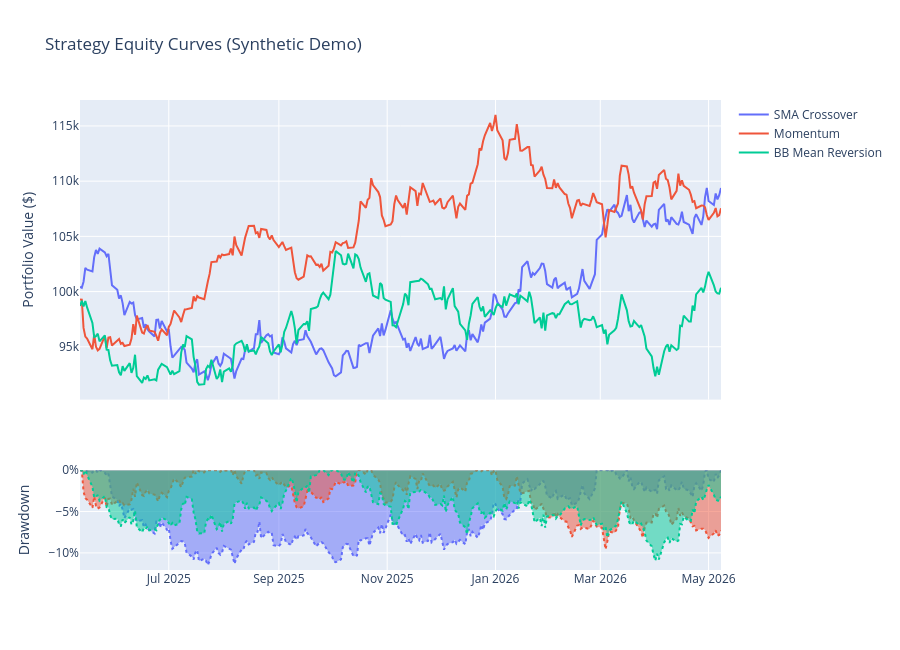

The notebook cell this image was saved under:
### Markdown cell above
## 4. Equity Curves Side-by-Side

Plot equity curves for all strategies with drawdown shading on a secondary row.

### Code cell
try:
    if not results:
        raise ValueError("No backtest results to plot")

    fig = make_subplots(
        rows=2, cols=1, shared_xaxes=True,
        row_heights=[0.75, 0.25],
        subplot_titles=("Equity Curves", "Drawdown"),
        vertical_spacing=0.08,
    )

    colors = ["#636EFA", "#EF553B", "#00CC96", "#AB63FA"]
    for i, (name, result) in enumerate(results.items()):
        ec = result.equity_curve
        if ec is None or ec.empty:
            continue
        color = colors[i % len(colors)]

        fig.add_trace(go.Scatter(
            x=ec.index, y=ec.values,
            mode="lines", name=name,
            line=dict(color=color, width=2),
        ), row=1, col=1)

        dd = (ec / ec.cummax()) - 1
        fig.add_trace(go.Scatter(
            x=dd.index, y=dd.values,
            mode="lines", name=f"{name} DD",
            line=dict(color=color, width=1, dash="dot"),
            showlegend=False,
            fill="tozeroy",
            opacity=0.3,
        ), row=2, col=1)

    fig.update_yaxes(title_text="Portfolio Value ($)", row=1, col=1)
    fig.update_yaxes(title_text="Drawdown", tickformat=".0%", row=2, col=1)
    fig.update_layout(
        title="Strategy Equity Curves with Drawdown",
        height=650, hovermode="x unified",
    )
    fig.show()
except Exception as e:
    print(f"Equity curve plot error: {e}")
    print("\nGenerating synthetic equity curve demo...")
    np.random.seed(42)
    dates = pd.date_range(START_DATE, END_DATE, freq="B")
    fig = make_subplots(rows=2, cols=1, shared_xaxes=True, row_heights=[0.75, 0.25])
    for i, name in enumerate(["SMA Crossover", "Momentum", "BB Mean Reversion"]):
        ec = 100_000 * (1 + np.cumsum(np.random.normal(0.0003, 0.008, len(dates))))
        color = ["#636EFA", "#EF553B", "#00CC96"][i]
        fig.add_trace(go.Scatter(x=dates, y=ec, mode="lines", name=name, line=dict(color=color, width=2)), row=1, col=1)
        dd = (ec / np.maximum.accumulate(ec)) - 1
        fig.add_trace(go.Scatter(x=dates, y=dd, mode="lines", fill="tozeroy", opacity=0.3, showlegend=False, line=dict(color=color, dash="dot")), row=2, col=1)
    fig.update_yaxes(title_text="Portfolio Value ($)", row=1, col=1)
    fig.update_yaxes(title_text="Drawdown", tickformat=".0%", row=2, col=1)
    fig.update_layout(title="Strategy Equity Curves (Synthetic Demo)", height=650, hovermode="x unified")
    fig.show()

### Figure 1 — Plotly figure (JSON) as saved in the notebook; plotly's stock layout.template omitted (floating-point values rounded to 4 significant figures; data arrays with more than 128 entries replaced by an {"elided": "..."} marker saying what was removed)
{"data": [{"line": {"color": "#636EFA", "width": 2}, "mode": "lines", "name": "SMA Crossover", "type": "scatter", "x": {"elided": "260 str values"}, "xaxis": "x", "y": {"elided": "260 float values"}, "yaxis": "y"}, {"fill": "tozeroy", "line": {"color": "#636EFA", "dash": "dot"}, "mode": "lines", "opacity": 0.3, "showlegend": false, "type": "scatter", "x": {"elided": "260 str values"}, "xaxis": "x2", "y": {"elided": "260 float values"}, "yaxis": "y2"}, {"line": {"color": "#EF553B", "width": 2}, "mode": "lines", "name": "Momentum", "type": "scatter", "x": {"elided": "260 str values"}, "xaxis": "x", "y": {"elided": "260 float values"}, "yaxis": "y"}, {"fill": "tozeroy", "line": {"color": "#EF553B", "dash": "dot"}, "mode": "lines", "opacity": 0.3, "showlegend": false, "type": "scatter", "x": {"elided": "260 str values"}, "xaxis": "x2", "y": {"elided": "260 float values"}, "yaxis": "y2"}, {"line": {"color": "#00CC96", "width": 2}, "mode": "lines", "name": "BB Mean Reversion", "type": "scatter", "x": {"elided": "260 str values"}, "xaxis": "x", "y": {"elided": "260 float values"}, "yaxis": "y"}, {"fill": "tozeroy", "line": {"color": "#00CC96", "dash": "dot"}, "mode": "lines", "opacity": 0.3, "showlegend": false, "type": "scatter", "x": {"elided": "260 str values"}, "xaxis": "x2", "y": {"elided": "260 float values"}, "yaxis": "y2"}], "layout": {"height": 650, "hovermode": "x unified", "title": {"text": "Strategy Equity Curves (Synthetic Demo)"}, "xaxis": {"anchor": "y", "domain": [0.0, 1.0], "matches": "x2", "showticklabels": false}, "xaxis2": {"anchor": "y2", "domain": [0.0, 1.0]}, "yaxis": {"anchor": "x", "domain": [0.3625, 1.0], "title": {"text": "Portfolio Value ($)"}}, "yaxis2": {"anchor": "x2", "domain": [0.0, 0.2125], "tickformat": ".0%", "title": {"text": "Drawdown"}}}}
